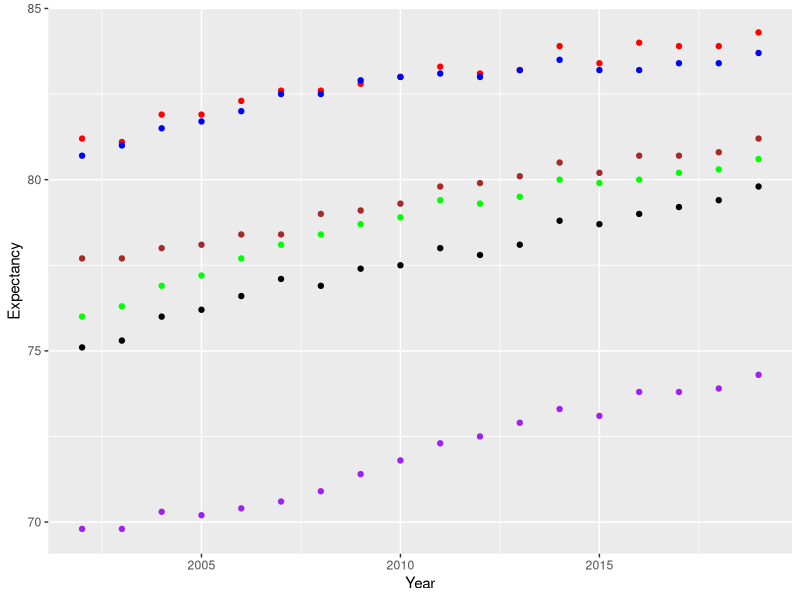

The R source for this figure:
library(readxl)
library(ggplot2)
library("scales")

Values <- read_excel ("data/EsperancaVida.xlsx")



# belgica, paises baixos, eslovaquia

Anos <- Values[48:65,1]
Anos <- lapply(Anos, as.double)


BelgicaHomem <- Values[48:65, 41]
BelgicaHomem <- lapply(BelgicaHomem,as.double)

BaixosHomem <- Values[48:65,60]
BaixosHomem <- lapply(BaixosHomem,as.double)

EsloHomem <- Values[48:65,46]
EsloHomem <- lapply(EsloHomem,as.double)

BelgicaMulher <- Values[48:65, 75]
BelgicaMulher <- lapply(BelgicaMulher,as.double)

BaixosMulher <- Values[48:65,94]
BaixosMulher <- lapply(BaixosMulher,as.double)

EsloMulher <- Values[48:65, 80]
EsloMulher <- lapply(EsloMulher,as.double)


# cor = Pais, x = ano, distinguir = mulher, y = valor

Total <- data.frame( Anos,BelgicaHomem, BelgicaMulher, BaixosHomem, BaixosMulher, EsloHomem, EsloMulher)

colnames(Total) <- c("Year", "Expectancy", "Belgium-F", "Netherlands-M", "Netherlands-F", "Slovakia-M", "Slovakia-F" )



ggplot(Total , aes(x = Year))+ 
  geom_point(aes(y = Expectancy), color = "black") +
  geom_point(aes(y = Total[,3]), color = "red") +
  geom_point(aes(y = Total[,4]), color = "green") +
  geom_point(aes(y = Total[,5]), color = "blue") +
  geom_point(aes(y = Total[,6]), color = "purple") +
  geom_point(aes(y = Total[,7]), color = "brown") 


